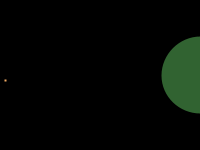
Frame 1 (no input)
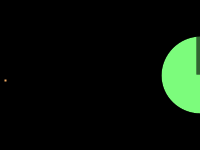
Frame 60 (the mouse pressed at the canvas centre just before this capture)
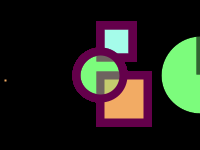
Frame 120 (the mouse held since frame 60 and released just before this capture)

The Processing sketch that drew these frames (run headless with seeded random() and noise(); from frame 60 on, the mouse is pressed at the canvas centre):

// Processing sketch: processing_34363
// ── processing_34363.pde



void setup(){
  size(200,150);
  smooth();
  background(0);
  frameRate(50);
  
}

void draw(){
  stroke(mouseX,0,mouseY);
  float distance =dist(pmouseX,pmouseY, mouseX, mouseY);
  float maxStroke =8;
  strokeWeight(maxStroke - constrain(distance,0,maxStroke));
   fill(242,171,100);
  rect(mouseX, height/2, mouseY/2+10, mouseY/2+10);
  fill(166, 252,234,100);
  int inverseX = width-mouseX;
  int inverseY = height-mouseY;
  rect(inverseX, height/6, (inverseY/6)+20, (inverseY/6)+20);
  fill(125,252,126, 100);
  ellipse(inverseX, height/2, (inverseY/2)+10, (inverseY/2)+10);


}

void keyPressed(){
  background(0);
}

void mousePressed(){
  background(255);
} 
